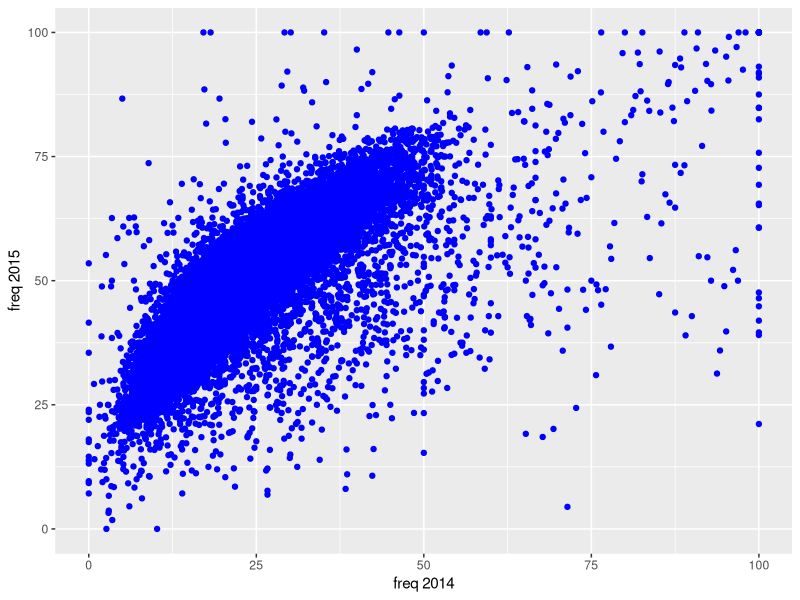
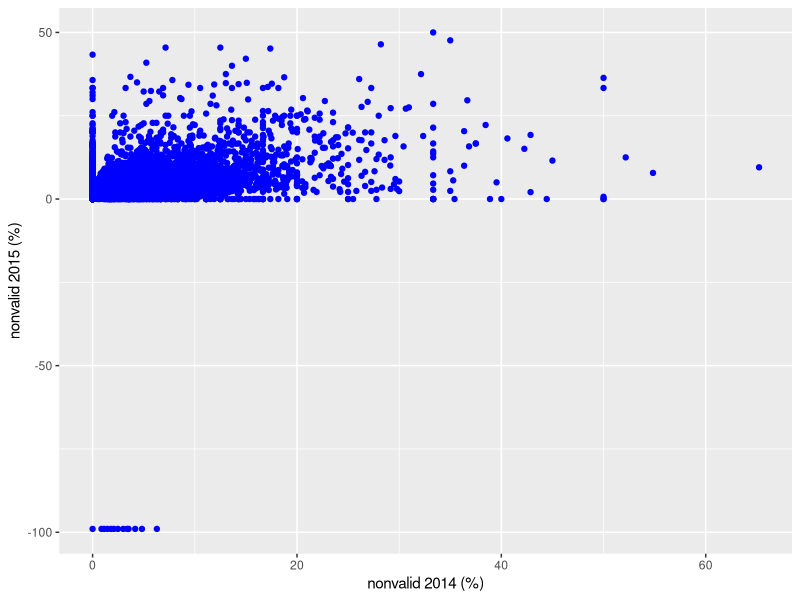
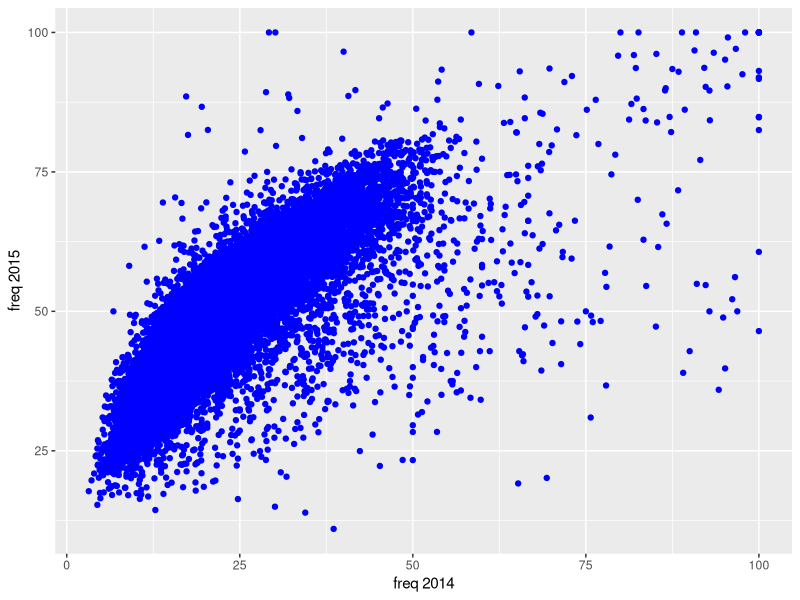
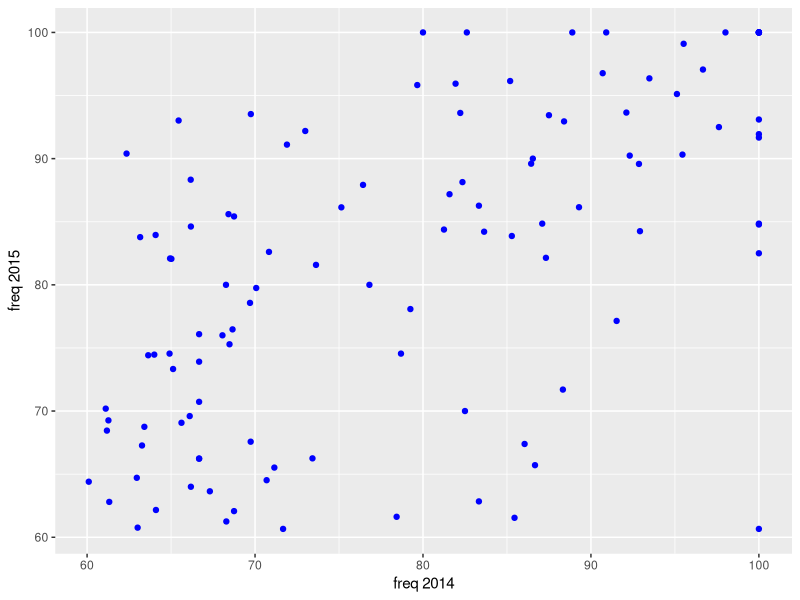
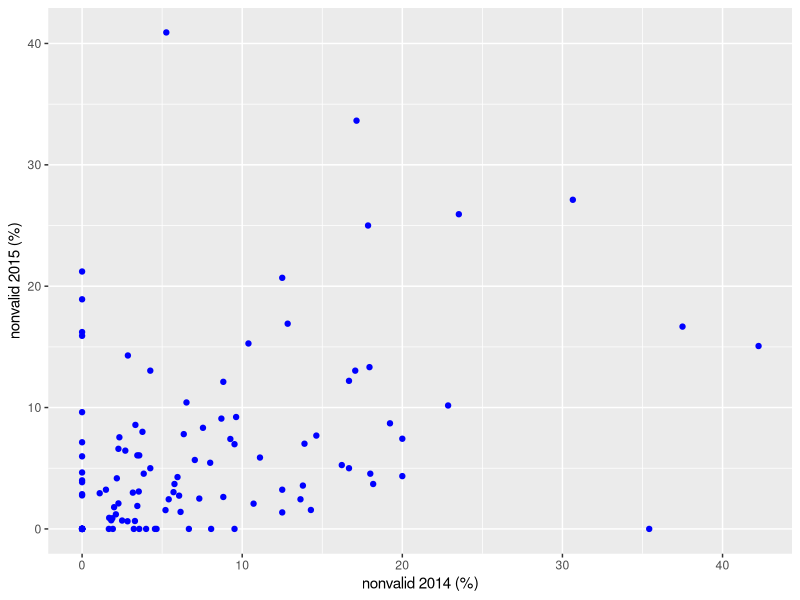

Write the R code that produced these figures, in order.
## http://www.statmethods.net/stats/regression.html
## http://www.cookbook-r.com/Statistical_analysis/Regression_and_correlation/
## google:: trust wvs  Heston et al.
## http://tdhock.github.io/animint/geoms.html
#library(reshape)
require(ggplot2)


d <- read.csv("komisje-frekwencja14_15.csv", sep = ';',  header=T, na.string="NA");
str(d)
# Usuń zagraniczne (nietypowe):
d <- subset (d, ( teryt != 149901 ));
str(d)

ggplot(d, aes(x = freq)) +
  geom_point(aes(y = freq15), colour = 'blue') +
  xlab(label="freq 2014") +
  ylab(label="freq 2015")

ggplot(d, aes(x = pgnw)) +
  geom_point(aes(y = pgnw15), colour = 'blue') +
  xlab(label="nonvalid 2014 (%)") +
  ylab(label="nonvalid 2015 (%)")

#
d <- subset (d, ( lkw > 20 & lkw15 > 20 ));
str(d)

ggplot(d, aes(x = freq)) +
  geom_point(aes(y = freq15), colour = 'blue') +
  xlab(label="freq 2014") +
  ylab(label="freq 2015")

d <- subset (d, ( freq > 60 & freq15 > 60 ));
str(d)
ggplot(d, aes(x = freq)) +
  geom_point(aes(y = freq15), colour = 'blue') +
  xlab(label="freq 2014") +
  ylab(label="freq 2015")

d;

ggplot(d, aes(x = pgnw)) +
  geom_point(aes(y = pgnw15), colour = 'blue') +
  xlab(label="nonvalid 2014 (%)") +
  ylab(label="nonvalid 2015 (%)")

d <- subset (d, !grepl("Dom pomocy|Domu Pomocy|Areszt", adres, ignore.case = TRUE));

d;
